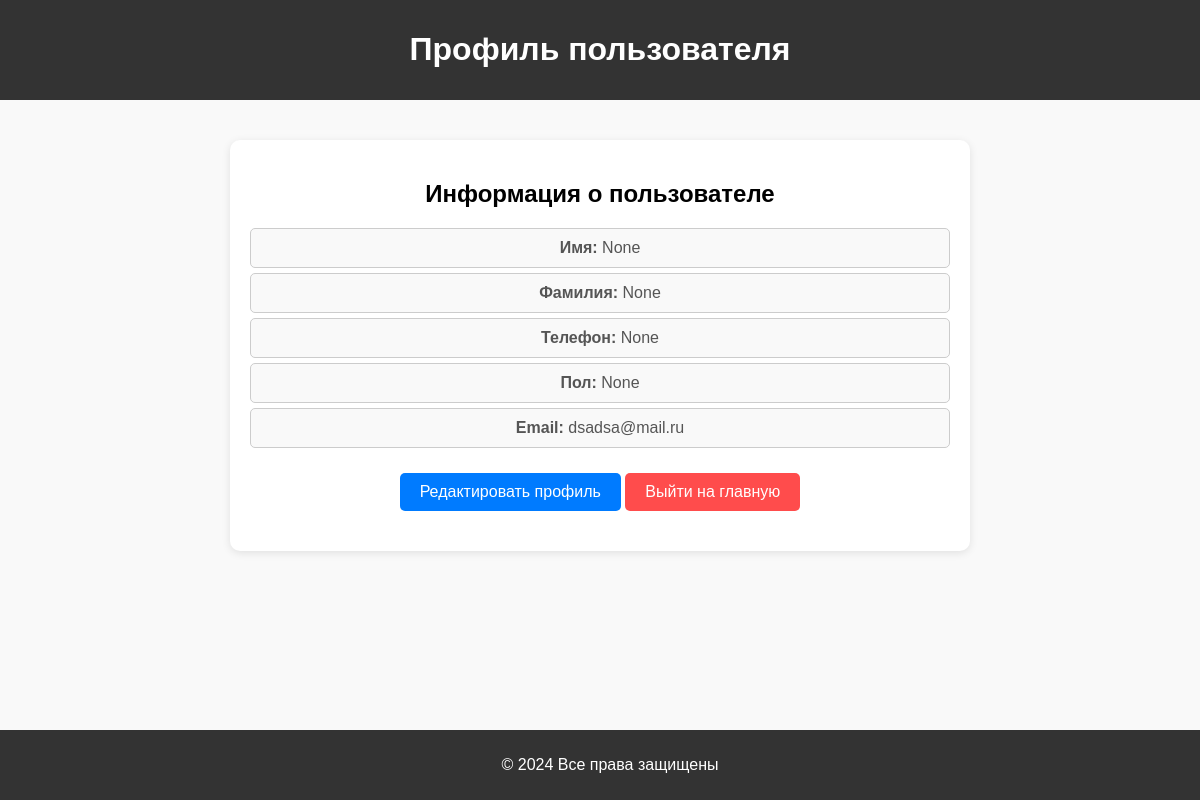
Before: /profile (signed in) with the older database file.
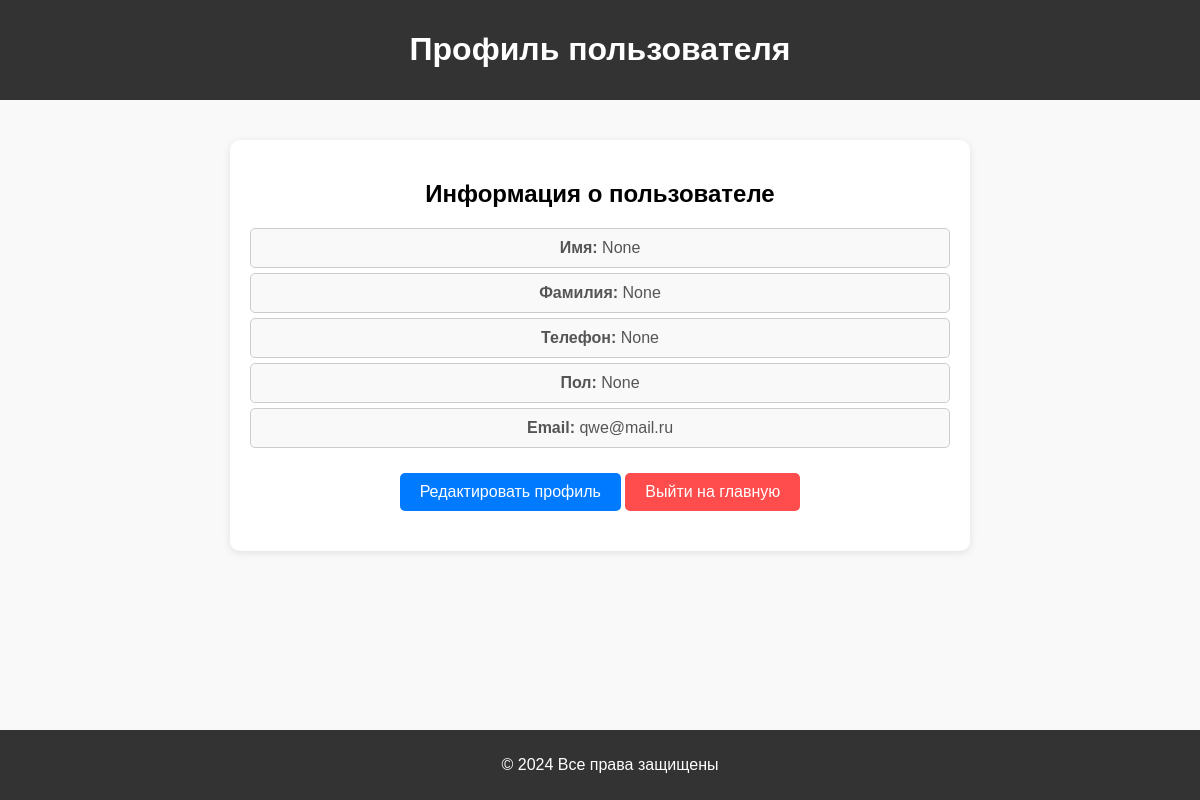
After: the same page with the newer database file.
### models.py (models this page shows)
class Client(Base):
    __tablename__ = 'clients'
    id = Column(Integer, primary_key=True, index=True)
    first_name = Column(String, nullable=False)
    last_name = Column(String, nullable=False)
    phone = Column(String, nullable=False)
    gender = Column(String, nullable=False)
    email = Column(String, unique=True, nullable=False)
    hashed_password = Column(String, nullable=False)
    role = Column(String, default="admin")
    cart_items = relationship("CartItem", back_populates="user")

### main.py (the view)
@app.get("/profile", response_class=HTMLResponse)
async def profile(request: Request, db: Session = Depends(get_db)):
    user_email = request.cookies.get("user_email")
    if not user_email:
        return RedirectResponse("/login")
    client = db.query(Client).filter(Client.email == user_email).first()
    if not client:
        raise HTTPException(status_code=404, detail="Пользователь не найден")
    return templates.TemplateResponse("profile.html", {"request": request, "client": client})

### templates/profile.html (shortened to what this page needs)
<!DOCTYPE html>
<html lang="ru">
<head>
    <link rel="stylesheet" href="/static/css/style.css">
</head>
<body>
    <header>
        <h1>Профиль пользователя</h1>
    </header>
    <main>
        <div class="profile-container">
            <h2>Информация о пользователе</h2>
            <p><strong>Имя:</strong> {{ client.first_name }}</p>
            <p><strong>Фамилия:</strong> {{ client.last_name }}</p>
            <p><strong>Телефон:</strong> {{ client.phone }}</p>
            <p><strong>Пол:</strong> {{ client.gender }}</p>
            <p><strong>Email:</strong> {{ client.email }}</p>
            <a href="/profile/edit">Редактировать профиль</a>
            <a href="/" class="logout-btn">Выйти на главную</a>
        </div>
    </main>
    <footer>
        <p>&copy; 2024 Все права защищены</p>
    </footer>
</body>
</html>

### static/css/style.css (style rules this page uses)
body { font-family: Arial, sans-serif; margin: 0; padding: 0; background-color: #f9f9f9; }
header { background-color: #333; color: #fff; padding: 10px 20px; text-align: center; }
main { padding: 20px; text-align: center; }
footer { background-color: #333; color: #fff; padding: 10px; position: fixed; bottom: 0; width: 100%; text-align: center; }
h2 { text-align: center; margin-bottom: 30px; }
.profile-container { max-width: 700px; margin: 20px auto; padding: 20px; background-color: #fff; border-radius: 10px; box-shadow: 0 2px 8px rgba(0, 0, 0, 0.1); }
.profile-container h2 { margin-bottom: 20px; }
.profile-container p { font-size: 16px; color: #555; }
a { text-decoration: none; color: #333; }
.profile-container p { padding: 10px; margin: 5px 0; border: 1px solid #ccc; border-radius: 5px; background-color: #f9f9f9; }
.profile-container a { display: inline-block; padding: 10px 20px; background-color: #007BFF; color: white; border-radius: 5px; text-decoration: none; text-align: center; margin-top: 20px; margin-bottom: 10px; }
.profile-container .logout-btn { display: inline-block; padding: 10px 20px; background-color: #FF4C4C; color: white; border-radius: 5px; text-decoration: none; text-align: center; margin-top: 10px; margin-bottom: 20px; }

Changed rows visible on the page:
changed Client "None": email "dsadsa@mail.ru" → "qwe@mail.ru"
